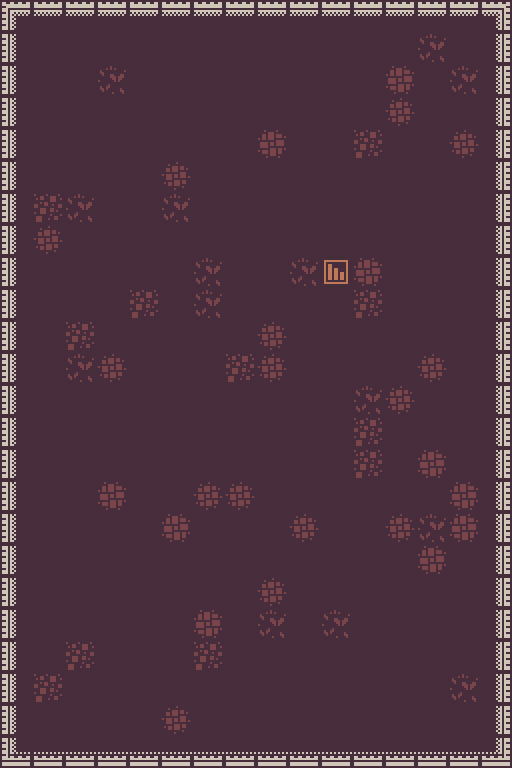

A level layout from a 2D game, rendered from its tile map. Below: a short description, then the map file with its tile-grid data intact:
An orthogonal 16x24 tile map with 32x32 px tiles, 2 tile layers (Ground, Tiles) and 78 objects (76x wall, travel, player).

<map version="1.5" tiledversion="1.5.0" orientation="orthogonal" renderorder="right-down" width="16" height="24" tilewidth="32" tileheight="32" infinite="0" nextlayerid="5" nextobjectid="155">
 <tileset firstgid="1" source="../assets/32x32.tsx" />
 <layer id="1" name="Ground" width="16" height="24" locked="1">
  <data encoding="csv">
1,1,1,1,1,1,1,1,1,1,1,1,1,1,1,1,
1,1,1,1,1,1,1,1,1,1,1,1,1,2,1,1,
1,1,1,2,1,1,1,1,1,1,1,1,5,1,2,1,
1,1,1,1,1,1,1,1,1,1,1,1,4,1,1,1,
1,1,1,1,1,1,1,1,5,1,1,3,1,1,4,1,
1,1,1,1,1,4,1,1,1,1,1,1,1,1,1,1,
1,3,2,1,1,2,1,1,1,1,1,1,1,1,1,1,
1,4,1,1,1,1,1,1,1,1,1,1,1,1,1,1,
1,1,1,1,1,1,2,1,1,2,1,5,1,1,1,5,
3,1,1,1,3,1,2,1,1,1,1,3,1,1,1,1,
1,1,3,1,1,1,1,1,4,1,1,1,1,1,1,1,
1,1,2,4,1,1,1,3,4,1,1,1,1,4,1,1,
3,1,1,1,1,1,1,1,1,1,1,2,4,1,1,1,
1,1,1,1,1,1,1,1,1,1,1,3,1,1,1,3,
1,1,1,1,1,1,1,1,1,1,1,3,1,5,1,1,
1,1,1,5,1,1,4,4,1,1,1,1,1,1,5,5,
1,1,1,1,1,5,1,1,1,4,1,1,4,2,5,1,
1,1,1,1,1,1,1,1,1,1,1,1,1,5,1,1,
1,1,1,1,1,1,1,1,4,1,1,1,1,1,1,1,
1,1,1,1,1,1,5,1,2,1,2,1,1,1,1,1,
3,1,3,1,1,1,3,1,1,1,1,1,1,1,1,1,
1,3,1,1,1,1,1,1,1,1,1,1,1,1,2,1,
1,1,1,1,1,4,1,1,1,1,1,1,1,1,1,1,
3,1,1,3,2,1,1,1,2,1,5,1,1,1,1,1
</data>
 </layer>
 <layer id="2" name="Tiles" width="16" height="24">
  <data encoding="csv">
641,642,642,642,642,642,642,642,642,642,642,642,642,642,642,643,
689,0,0,0,0,0,0,0,0,0,0,0,0,0,0,691,
689,0,0,0,0,0,0,0,0,0,0,0,0,0,0,691,
689,0,0,0,0,0,0,0,0,0,0,0,0,0,0,691,
689,0,0,0,0,0,0,0,0,0,0,0,0,0,0,691,
689,0,0,0,0,0,0,0,0,0,0,0,0,0,0,691,
689,0,0,0,0,0,0,0,0,0,0,0,0,0,0,691,
689,0,0,0,0,0,0,0,0,0,0,0,0,0,0,691,
689,0,0,0,0,0,0,0,0,0,292,0,0,0,0,691,
689,0,0,0,0,0,0,0,0,0,0,0,0,0,0,691,
689,0,0,0,0,0,0,0,0,0,0,0,0,0,0,691,
689,0,0,0,0,0,0,0,0,0,0,0,0,0,0,691,
689,0,0,0,0,0,0,0,0,0,0,0,0,0,0,691,
689,0,0,0,0,0,0,0,0,0,0,0,0,0,0,691,
689,0,0,0,0,0,0,0,0,0,0,0,0,0,0,691,
689,0,0,0,0,0,0,0,0,0,0,0,0,0,0,691,
689,0,0,0,0,0,0,0,0,0,0,0,0,0,0,691,
689,0,0,0,0,0,0,0,0,0,0,0,0,0,0,691,
689,0,0,0,0,0,0,0,0,0,0,0,0,0,0,691,
689,0,0,0,0,0,0,0,0,0,0,0,0,0,0,691,
689,0,0,0,0,0,0,0,0,0,0,0,0,0,0,691,
689,0,0,0,0,0,0,0,0,0,0,0,0,0,0,691,
689,0,0,0,0,0,0,0,0,0,0,0,0,0,0,691,
737,738,738,738,738,738,738,738,738,738,738,738,738,738,738,739
</data>
 </layer>
 <objectgroup id="4" name="Obstacles">
  <object id="77" name="wall" x="480" y="0" width="32" height="32" />
  <object id="78" name="wall" x="480" y="32" width="32" height="32" />
  <object id="79" name="wall" x="480" y="64" width="32" height="32" />
  <object id="80" name="wall" x="480" y="96" width="32" height="32" />
  <object id="81" name="wall" x="480" y="128" width="32" height="32" />
  <object id="82" name="wall" x="480" y="160" width="32" height="32" />
  <object id="83" name="wall" x="480" y="192" width="32" height="32" />
  <object id="84" name="wall" x="480" y="224" width="32" height="32" />
  <object id="85" name="wall" x="480" y="256" width="32" height="32" />
  <object id="86" name="wall" x="480" y="288" width="32" height="32" />
  <object id="87" name="wall" x="480" y="320" width="32" height="32" />
  <object id="88" name="wall" x="480" y="352" width="32" height="32" />
  <object id="89" name="wall" x="480" y="384" width="32" height="32" />
  <object id="90" name="wall" x="480" y="416" width="32" height="32" />
  <object id="91" name="wall" x="480" y="448" width="32" height="32" />
  <object id="92" name="wall" x="480" y="480" width="32" height="32" />
  <object id="93" name="wall" x="480" y="512" width="32" height="32" />
  <object id="94" name="wall" x="480" y="544" width="32" height="32" />
  <object id="95" name="wall" x="480" y="576" width="32" height="32" />
  <object id="96" name="wall" x="480" y="608" width="32" height="32" />
  <object id="97" name="wall" x="480" y="640" width="32" height="32" />
  <object id="98" name="wall" x="480" y="672" width="32" height="32" />
  <object id="99" name="wall" x="480" y="704" width="32" height="32" />
  <object id="100" name="wall" x="480" y="736" width="32" height="32" />
  <object id="101" name="wall" x="448" y="736" width="32" height="32" />
  <object id="102" name="wall" x="416" y="736" width="32" height="32" />
  <object id="103" name="wall" x="384" y="736" width="32" height="32" />
  <object id="104" name="wall" x="352" y="736" width="32" height="32" />
  <object id="105" name="wall" x="320" y="736" width="32" height="32" />
  <object id="106" name="wall" x="288" y="736" width="32" height="32" />
  <object id="107" name="wall" x="256" y="736" width="32" height="32" />
  <object id="108" name="wall" x="224" y="736" width="32" height="32" />
  <object id="109" name="wall" x="192" y="736" width="32" height="32" />
  <object id="110" name="wall" x="160" y="736" width="32" height="32" />
  <object id="111" name="wall" x="128" y="736" width="32" height="32" />
  <object id="112" name="wall" x="96" y="736" width="32" height="32" />
  <object id="113" name="wall" x="64" y="736" width="32" height="32" />
  <object id="114" name="wall" x="32" y="736" width="32" height="32" />
  <object id="115" name="wall" x="0" y="736" width="32" height="32" />
  <object id="116" name="wall" x="0" y="704" width="32" height="32" />
  <object id="117" name="wall" x="0" y="672" width="32" height="32" />
  <object id="118" name="wall" x="0" y="640" width="32" height="32" />
  <object id="119" name="wall" x="0" y="608" width="32" height="32" />
  <object id="120" name="wall" x="0" y="576" width="32" height="32" />
  <object id="121" name="wall" x="0" y="544" width="32" height="32" />
  <object id="122" name="wall" x="0" y="512" width="32" height="32" />
  <object id="123" name="wall" x="0" y="480" width="32" height="32" />
  <object id="124" name="wall" x="0" y="448" width="32" height="32" />
  <object id="125" name="wall" x="0" y="416" width="32" height="32" />
  <object id="126" name="wall" x="0" y="384" width="32" height="32" />
  <object id="127" name="wall" x="0" y="352" width="32" height="32" />
  <object id="128" name="wall" x="0" y="320" width="32" height="32" />
  <object id="129" name="wall" x="0" y="288" width="32" height="32" />
  <object id="130" name="wall" x="0" y="256" width="32" height="32" />
  <object id="131" name="wall" x="0" y="224" width="32" height="32" />
  <object id="132" name="wall" x="0" y="192" width="32" height="32" />
  <object id="133" name="wall" x="0" y="160" width="32" height="32" />
  <object id="134" name="wall" x="0" y="128" width="32" height="32" />
  <object id="135" name="wall" x="0" y="96" width="32" height="32" />
  <object id="136" name="wall" x="0" y="64" width="32" height="32" />
  <object id="137" name="wall" x="0" y="32" width="32" height="32" />
  <object id="138" name="wall" x="0" y="0" width="32" height="32" />
  <object id="139" name="wall" x="64" y="0" width="32" height="32" />
  <object id="140" name="wall" x="32" y="0" width="32" height="32" />
  <object id="141" name="wall" x="96" y="0" width="32" height="32" />
  <object id="142" name="wall" x="160" y="0" width="32" height="32" />
  <object id="143" name="wall" x="128" y="0" width="32" height="32" />
  <object id="144" name="wall" x="192" y="0" width="32" height="32" />
  <object id="145" name="wall" x="224" y="0" width="32" height="32" />
  <object id="146" name="wall" x="256" y="0" width="32" height="32" />
  <object id="147" name="wall" x="288" y="0" width="32" height="32" />
  <object id="148" name="wall" x="320" y="0" width="32" height="32" />
  <object id="149" name="wall" x="352" y="0" width="32" height="32" />
  <object id="150" name="wall" x="384" y="0" width="32" height="32" />
  <object id="151" name="wall" x="416" y="0" width="32" height="32" />
  <object id="152" name="wall" x="448" y="0" width="32" height="32" />
  <object id="153" name="travel" x="320" y="256" width="32" height="32" />
  <object id="154" name="player" x="320" y="256" width="32" height="32" />
 </objectgroup>
</map>
